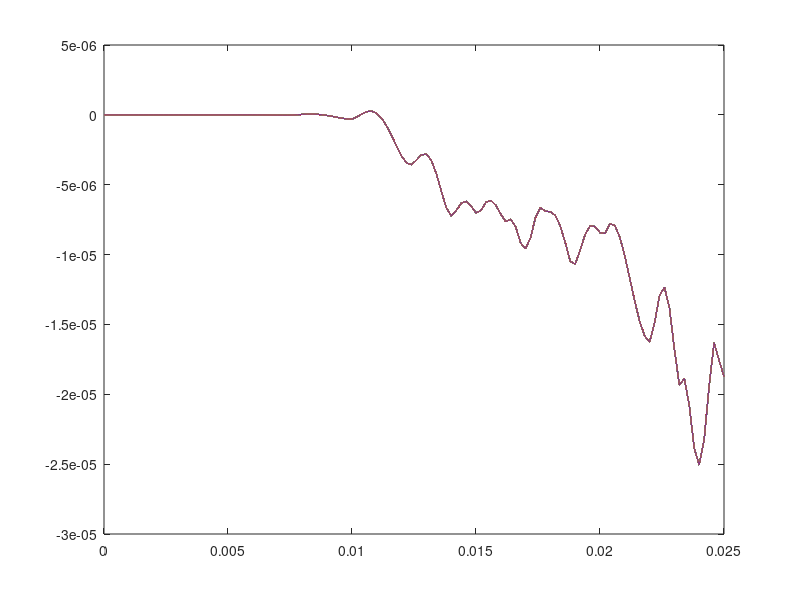
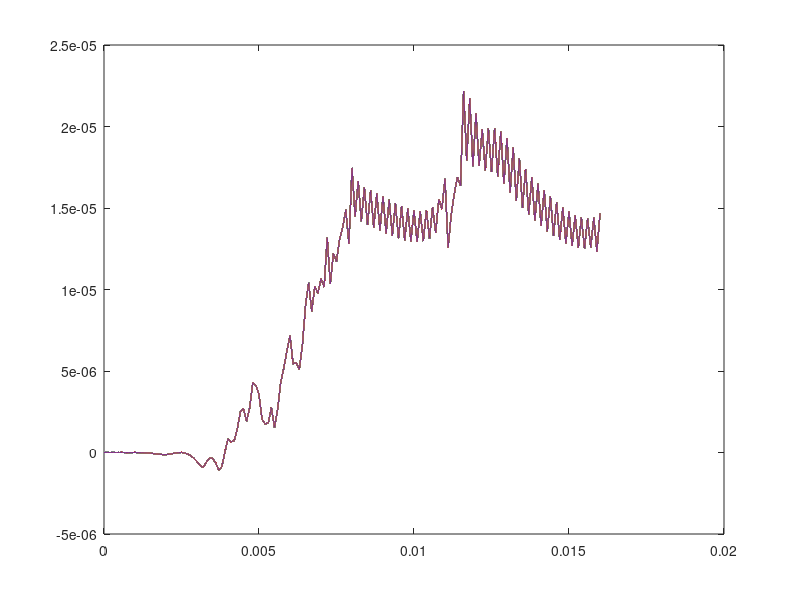
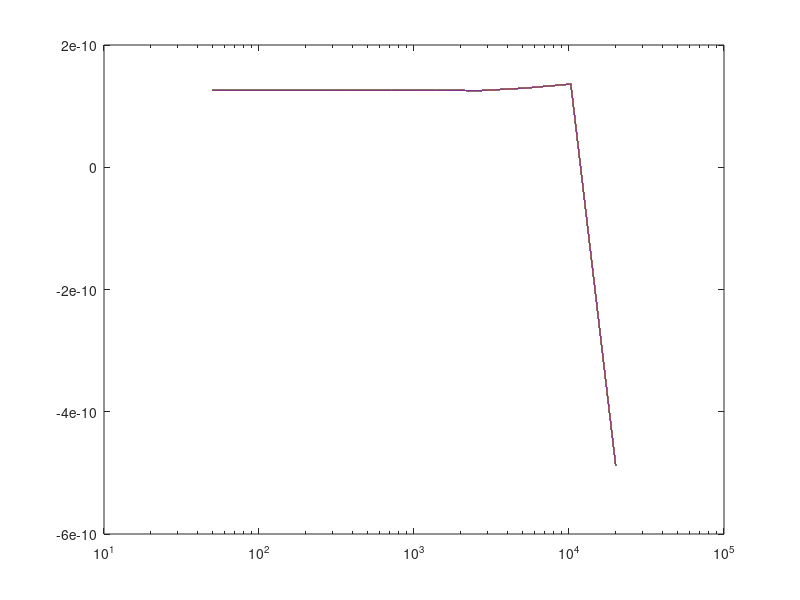

These figures' MATLAB source, in order:
v1=1e3;
T1=1./v1;
t1=(0:T1/5:25*T1);
t1=t1.';

v2=5e3;
T2=1./v2;
t2=(0:T2/2:80*T2);
t2=t2.';

h0=1e-3;
h1=1e-4;
P0=1e-4;
d=2e-5;
R=5e6;
LW=1e-4;

figure(1)
[t1_sol, u1_sol]=ode45(@(t1,u1) (((h0+h1.*cos(2.*pi.*v1.*t1)).*u1./(LW*R)) + (((d*P0) - u1)./(h0+h1.*cos(2.*pi.*v1.*t1))).*(2.*pi.*v1.*h1.*sin(2.*pi.*v1.*t1))), t1, zeros(501,1));
plot(t1_sol,u1_sol);

figure(2)
[t2_sol, u2_sol]=ode45(@(t2,u2) (((h0+h1.*cos(2.*pi.*v2.*t2)).*u2./(LW*R)) + (((d*P0) - u2)./(h0+h1.*cos(2.*pi.*v2.*t2))).*(2.*pi.*v2.*h1.*sin(2.*pi.*v2.*t2))), t2, zeros(501,1));
plot(t2_sol,u2_sol);

v=exp(linspace(log(5e1),log(2e4),10));
v=v.';
T=1./v;
V=zeros(126,501,10);

for i=1:length(v)
    T=1./v(i);
    t=(0:T/5:25*T);
    t=t.';
    [t_sol, u_sol]=ode45(@(t,u) (((h0+h1.*cos(2.*pi.*v(i).*t)).*u./(LW*R)) + (((d*P0) - u(i))./(h0+h1.*cos(2.*pi.*v(i).*t))).*(2.*pi.*v(i).*h1.*sin(2.*pi.*v(i).*t))), t, zeros(501,1));
    usin=sin(u_sol);
    V(:,:,i)=usin;
end

B=permute(V,[3 1 2]);
C=squeeze(B(:,2,:));

figure(3)
semilogx(v,C);


